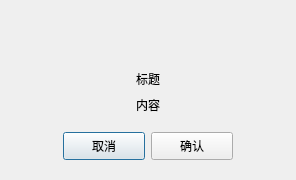
<?xml version="1.0" encoding="UTF-8"?>
<ui version="4.0">
 <class>UserMessageBox</class>
 <widget class="QDialog" name="UserMessageBox">
  <property name="geometry">
   <rect>
    <x>0</x>
    <y>0</y>
    <width>296</width>
    <height>180</height>
   </rect>
  </property>
  <property name="sizePolicy">
   <sizepolicy hsizetype="Fixed" vsizetype="Fixed">
    <horstretch>0</horstretch>
    <verstretch>0</verstretch>
   </sizepolicy>
  </property>
  <property name="minimumSize">
   <size>
    <width>296</width>
    <height>180</height>
   </size>
  </property>
  <property name="maximumSize">
   <size>
    <width>300</width>
    <height>180</height>
   </size>
  </property>
  <property name="windowTitle">
   <string>Dialog</string>
  </property>
  <property name="styleSheet">
   <string notr="true"/>
  </property>
  <layout class="QVBoxLayout" name="verticalLayout_2">
   <property name="spacing">
    <number>8</number>
   </property>
   <property name="leftMargin">
    <number>4</number>
   </property>
   <property name="topMargin">
    <number>0</number>
   </property>
   <property name="rightMargin">
    <number>4</number>
   </property>
   <property name="bottomMargin">
    <number>0</number>
   </property>
   <item>
    <layout class="QHBoxLayout" name="horizontalLayout_2">
     <property name="topMargin">
      <number>19</number>
     </property>
     <item>
      <spacer name="horizontalSpacer">
       <property name="orientation">
        <enum>Qt::Horizontal</enum>
       </property>
       <property name="sizeHint" stdset="0">
        <size>
         <width>40</width>
         <height>20</height>
        </size>
       </property>
      </spacer>
     </item>
     <item>
      <widget class="QLabel" name="m_notifyLabel">
       <property name="sizePolicy">
        <sizepolicy hsizetype="Fixed" vsizetype="Fixed">
         <horstretch>0</horstretch>
         <verstretch>0</verstretch>
        </sizepolicy>
       </property>
       <property name="minimumSize">
        <size>
         <width>42</width>
         <height>42</height>
        </size>
       </property>
       <property name="maximumSize">
        <size>
         <width>42</width>
         <height>42</height>
        </size>
       </property>
       <property name="text">
        <string/>
       </property>
      </widget>
     </item>
     <item>
      <spacer name="horizontalSpacer_2">
       <property name="orientation">
        <enum>Qt::Horizontal</enum>
       </property>
       <property name="sizeHint" stdset="0">
        <size>
         <width>40</width>
         <height>20</height>
        </size>
       </property>
      </spacer>
     </item>
    </layout>
   </item>
   <item>
    <widget class="QLabel" name="m_titleLabel">
     <property name="text">
      <string>标题</string>
     </property>
     <property name="alignment">
      <set>Qt::AlignCenter</set>
     </property>
    </widget>
   </item>
   <item>
    <widget class="QLabel" name="m_contentLabel">
     <property name="text">
      <string>内容</string>
     </property>
     <property name="scaledContents">
      <bool>true</bool>
     </property>
     <property name="alignment">
      <set>Qt::AlignCenter</set>
     </property>
     <property name="wordWrap">
      <bool>true</bool>
     </property>
     <property name="indent">
      <number>2</number>
     </property>
    </widget>
   </item>
   <item>
    <layout class="QVBoxLayout" name="verticalLayout">
     <item>
      <spacer name="verticalSpacer">
       <property name="orientation">
        <enum>Qt::Vertical</enum>
       </property>
       <property name="sizeType">
        <enum>QSizePolicy::Fixed</enum>
       </property>
       <property name="sizeHint" stdset="0">
        <size>
         <width>20</width>
         <height>10</height>
        </size>
       </property>
      </spacer>
     </item>
     <item>
      <layout class="QHBoxLayout" name="horizontalLayout">
       <property name="spacing">
        <number>6</number>
       </property>
       <item>
        <spacer name="horizontalSpacer_3">
         <property name="orientation">
          <enum>Qt::Horizontal</enum>
         </property>
         <property name="sizeHint" stdset="0">
          <size>
           <width>40</width>
           <height>20</height>
          </size>
         </property>
        </spacer>
       </item>
       <item>
        <widget class="QPushButton" name="m_button1">
         <property name="sizePolicy">
          <sizepolicy hsizetype="Fixed" vsizetype="Fixed">
           <horstretch>0</horstretch>
           <verstretch>0</verstretch>
          </sizepolicy>
         </property>
         <property name="minimumSize">
          <size>
           <width>82</width>
           <height>28</height>
          </size>
         </property>
         <property name="maximumSize">
          <size>
           <width>82</width>
           <height>28</height>
          </size>
         </property>
         <property name="cursor">
          <cursorShape>PointingHandCursor</cursorShape>
         </property>
         <property name="text">
          <string>取消</string>
         </property>
        </widget>
       </item>
       <item>
        <widget class="QPushButton" name="m_button0">
         <property name="sizePolicy">
          <sizepolicy hsizetype="Fixed" vsizetype="Fixed">
           <horstretch>0</horstretch>
           <verstretch>0</verstretch>
          </sizepolicy>
         </property>
         <property name="minimumSize">
          <size>
           <width>82</width>
           <height>26</height>
          </size>
         </property>
         <property name="maximumSize">
          <size>
           <width>82</width>
           <height>28</height>
          </size>
         </property>
         <property name="cursor">
          <cursorShape>PointingHandCursor</cursorShape>
         </property>
         <property name="text">
          <string>确认</string>
         </property>
        </widget>
       </item>
       <item>
        <spacer name="horizontalSpacer_4">
         <property name="orientation">
          <enum>Qt::Horizontal</enum>
         </property>
         <property name="sizeHint" stdset="0">
          <size>
           <width>40</width>
           <height>20</height>
          </size>
         </property>
        </spacer>
       </item>
      </layout>
     </item>
     <item>
      <spacer name="verticalSpacer_2">
       <property name="orientation">
        <enum>Qt::Vertical</enum>
       </property>
       <property name="sizeType">
        <enum>QSizePolicy::Fixed</enum>
       </property>
       <property name="sizeHint" stdset="0">
        <size>
         <width>20</width>
         <height>20</height>
        </size>
       </property>
      </spacer>
     </item>
    </layout>
   </item>
  </layout>
 </widget>
 <resources>
  <include location="../resource.qrc"/>
 </resources>
 <connections>
  <connection>
   <sender>m_button1</sender>
   <signal>clicked()</signal>
   <receiver>UserMessageBox</receiver>
   <slot>reject()</slot>
   <hints>
    <hint type="sourcelabel">
     <x>91</x>
     <y>143</y>
    </hint>
    <hint type="destinationlabel">
     <x>77</x>
     <y>177</y>
    </hint>
   </hints>
  </connection>
  <connection>
   <sender>m_button0</sender>
   <signal>clicked()</signal>
   <receiver>UserMessageBox</receiver>
   <slot>accept()</slot>
   <hints>
    <hint type="sourcelabel">
     <x>227</x>
     <y>145</y>
    </hint>
    <hint type="destinationlabel">
     <x>266</x>
     <y>174</y>
    </hint>
   </hints>
  </connection>
 </connections>
</ui>
